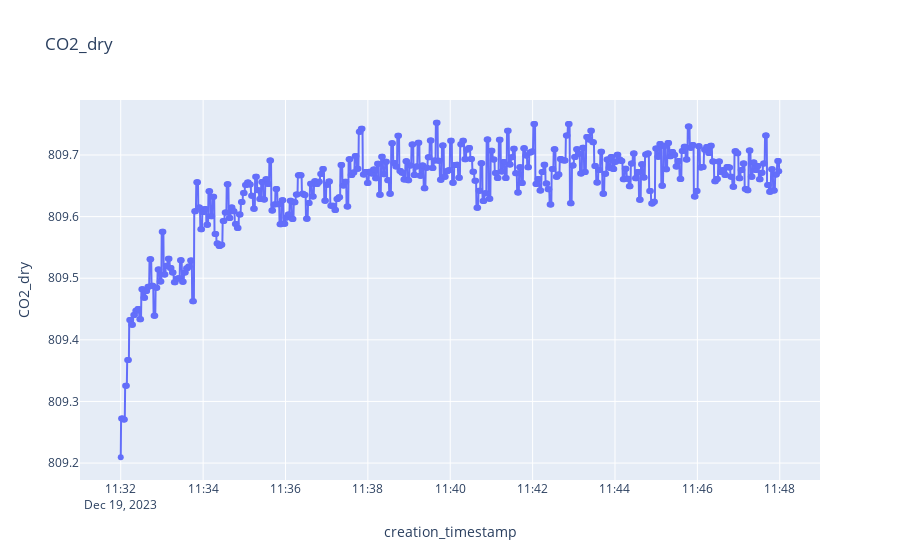
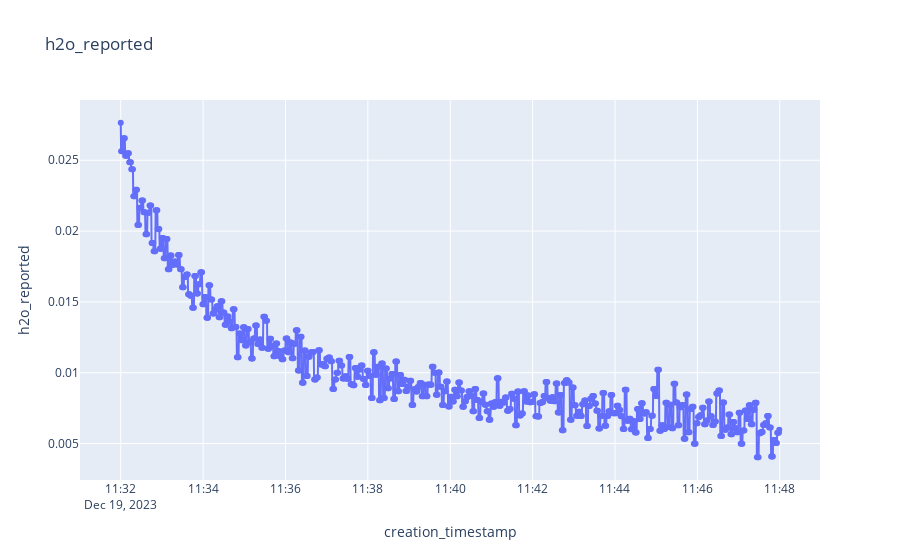

The cell these charts' notebook holds for them, in order:
### Code cell
# bottle 38

# PICARRO
start_date = datetime(2023, 12, 19, 11, 32, 0).replace(tzinfo=timezone.utc)
end_date = datetime(2023, 12, 19, 11, 48, 0).replace(tzinfo=timezone.utc)

df_p_bottle = df_p.select(pl.col("datetime").dt.cast_time_unit("us").dt.replace_time_zone("UTC").alias("creation_timestamp"),
            pl.col("CO2_dry"),
            pl.col("h2o_reported")) \
    .sort("creation_timestamp") \
    .filter(pl.col("creation_timestamp").is_between(start_date, end_date))

data = df_p_bottle.select(pl.col("CO2_dry")).collect().to_series().to_list()
data_cut = data[int(len(data)*0.3):int(len(data)*0.95)]

avg = average_bottle(data_cut) * picarro_slope + picarro_intercept

print(f"Picarro Average: {avg}")

# Plots
plot_sensor_measurement(df_p_bottle.collect(), col_name="CO2_dry")
plot_sensor_measurement(df_p_bottle.collect(), col_name="h2o_reported")

### Figure 1 — Plotly figure (JSON) as saved in the notebook; plotly's stock layout.template omitted (floating-point values rounded to 4 significant figures; data arrays with more than 128 entries replaced by an {"elided": "..."} marker saying what was removed)
{"data": [{"hovertemplate": "creation_timestamp=%{x}<br>CO2_dry=%{y}<extra></extra>", "legendgroup": "", "line": {"color": "#636efa", "dash": "solid"}, "marker": {"symbol": "circle"}, "mode": "markers+lines", "name": "", "orientation": "v", "showlegend": false, "type": "scatter", "x": {"elided": "974 str values"}, "xaxis": "x", "y": {"elided": "974 float values"}, "yaxis": "y"}], "layout": {"legend": {"tracegroupgap": 0}, "title": {"text": "CO2_dry"}, "xaxis": {"anchor": "y", "domain": [0, 1], "title": {"text": "creation_timestamp"}}, "yaxis": {"anchor": "x", "domain": [0, 1], "title": {"text": "CO2_dry"}}}}

### Figure 2 — Plotly figure (JSON) as saved in the notebook; plotly's stock layout.template omitted (floating-point values rounded to 4 significant figures; data arrays with more than 128 entries replaced by an {"elided": "..."} marker saying what was removed)
{"data": [{"hovertemplate": "creation_timestamp=%{x}<br>h2o_reported=%{y}<extra></extra>", "legendgroup": "", "line": {"color": "#636efa", "dash": "solid"}, "marker": {"symbol": "circle"}, "mode": "markers+lines", "name": "", "orientation": "v", "showlegend": false, "type": "scatter", "x": {"elided": "974 str values"}, "xaxis": "x", "y": {"elided": "974 float values"}, "yaxis": "y"}], "layout": {"legend": {"tracegroupgap": 0}, "title": {"text": "h2o_reported"}, "xaxis": {"anchor": "y", "domain": [0, 1], "title": {"text": "creation_timestamp"}}, "yaxis": {"anchor": "x", "domain": [0, 1], "title": {"text": "h2o_reported"}}}}
